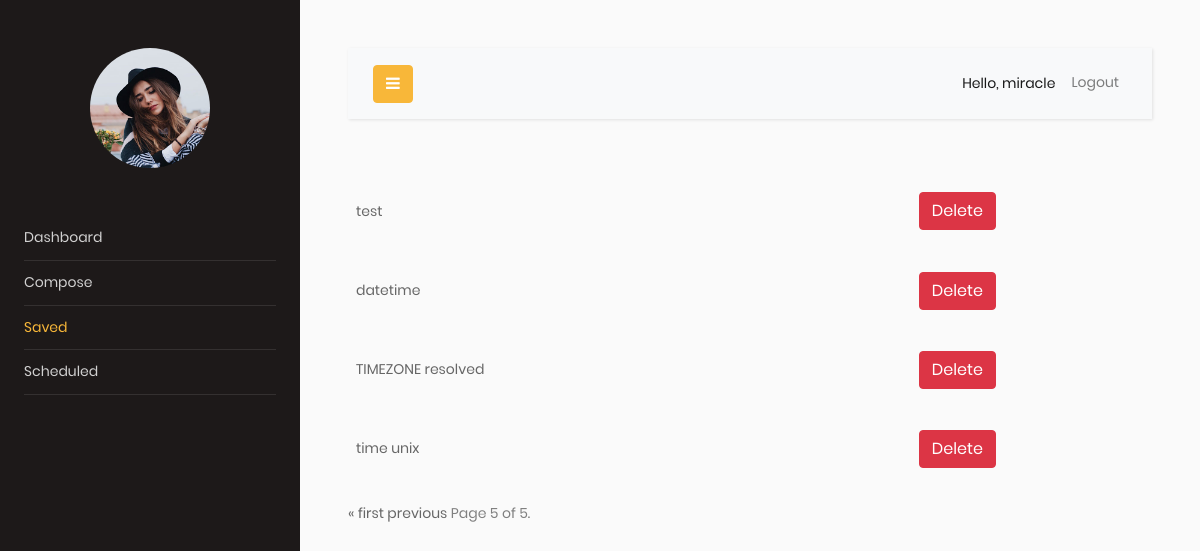
/saved/?page=6 (signed in), run on an earlier commit of the app's database.
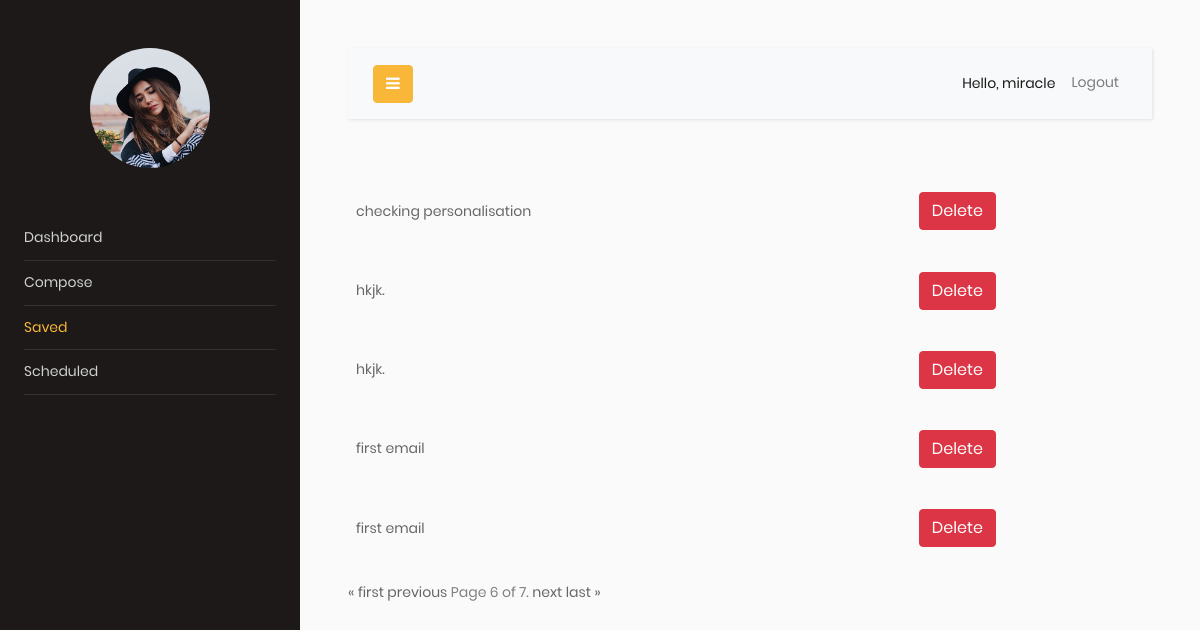
And on a later commit of the database.
### emailscheduler/models.py (models this page shows)
class Compose(models.Model):
    user = models.ForeignKey(User, on_delete=models.CASCADE, related_name="emaillist", null=True)
    To = models.EmailField()
    cc = models.EmailField(blank=True, null=True)
    bcc = models.EmailField(blank=True, null=True)
    subject = models.CharField(max_length=200, blank=True, null=True)
    body = RichTextField(blank=True, null=True)
    date_time = models.DateTimeField(blank=True, null=True)
    draft = models.BooleanField(default=True)
    def __str__(self):
        return self.subject

### emailscheduler/views.py (the view)
# urls.py: path("saved/", views.saved, name="saved"),
def saved(request):
    emaillist= Compose.objects.filter(user=request.user)
    paginator = Paginator(emaillist,5)
    page_number = request.GET.get('page')
    page_obj = paginator.get_page(page_number)
    return render(request, 'saved.html',{"emaillist":emaillist,'page_obj': page_obj})

### templates/saved.html (shortened to what this page needs)
<!DOCTYPE html>
<html lang="en">
<head>
    {% extends 'base.html' %}
{% block content %}
{% for email in page_obj %}
    <table><td style="width: 70%">
<a href="{% url 'showsaved' email.id %}">
    {{ email }}
</a></td>
        <td><a class="btn btn-danger" href="{% url 'delete' email.id %}" size="10">Delete</a></td><br/>
    </table>
{% endfor %}<br/>
    <div class="pagination">
    <span class="step-links">
        {% if page_obj.has_previous %}
            <a href="?page=1">&laquo; first</a>
            <a href="?page={{ page_obj.previous_page_number }}">previous</a>
        {% endif %}
        <span class="current">
            Page {{ page_obj.number }} of {{ page_obj.paginator.num_pages }}.
        </span>
        {% if page_obj.has_next %}
            <a href="?page={{ page_obj.next_page_number }}">next</a>
            <a href="?page={{ page_obj.paginator.num_pages }}">last &raquo;</a>
        {% endif %}
    </span>
</div>
{% endblock content %}

What changed in the data, as far as the page shows it:
no longer on this page (row unchanged): Compose: subject "test"
no longer on this page (row unchanged): Compose: subject "datetime"
no longer on this page (row unchanged): Compose: subject "TIMEZONE resolved"
no longer on this page (row unchanged): Compose: subject "time unix"
added Compose: subject "checking personalisation"
added Compose: subject "hkjk."
added Compose: subject "hkjk."
added Compose: subject "first email"
added Compose: subject "first email"
Also different on the page:
{{ page_obj.number }}: "5" → "6"
{{ page_obj.paginator.num_pages }}: "5" → "7"
text now shown: "next last »"
